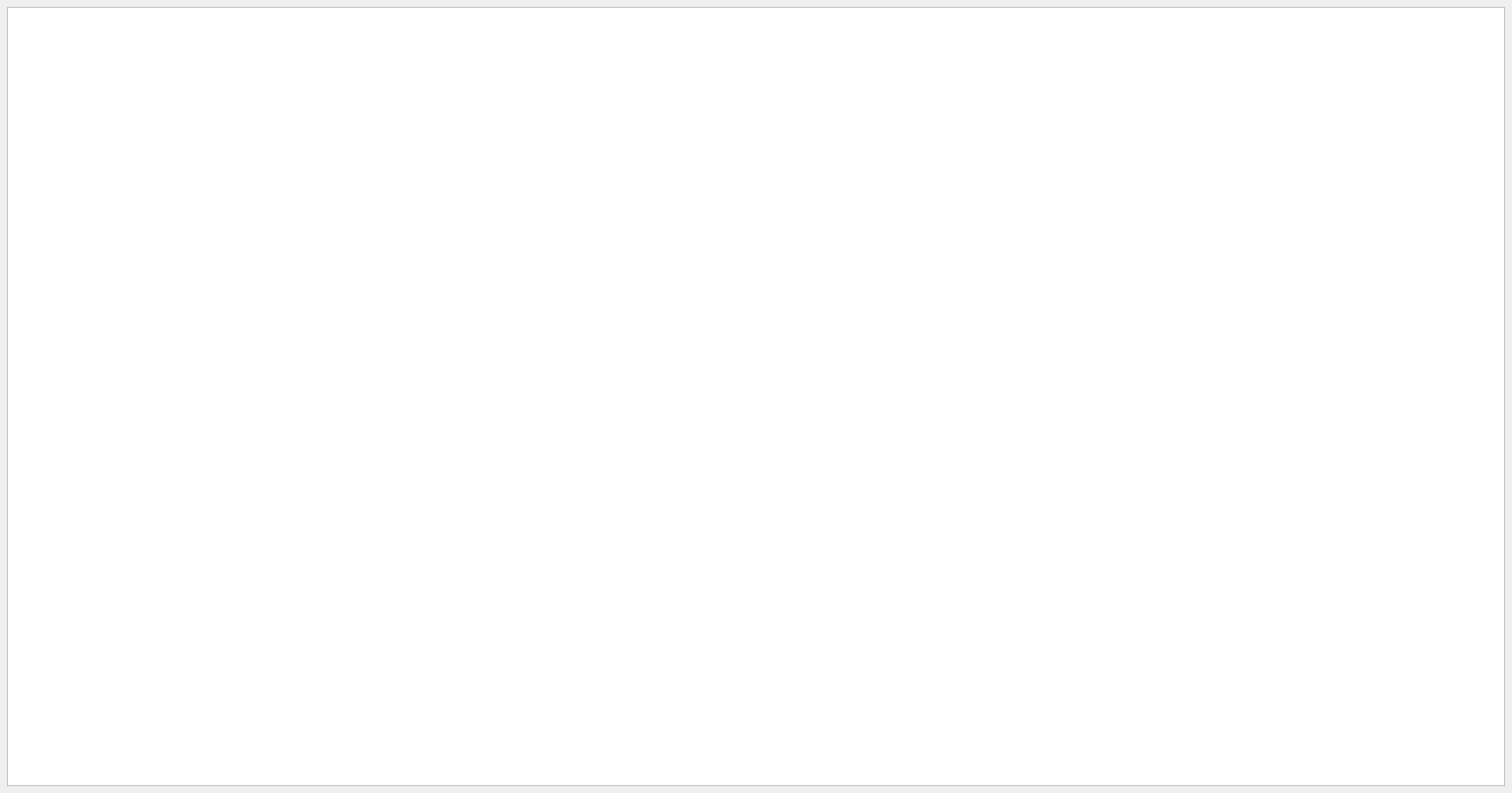
<?xml version="1.0" encoding="UTF-8"?>
<ui version="4.0">
 <class>PFEWindowGen</class>
 <widget class="QMainWindow" name="PFEWindowGen">
  <property name="geometry">
   <rect>
    <x>0</x>
    <y>0</y>
    <width>1940</width>
    <height>1018</height>
   </rect>
  </property>
  <property name="sizePolicy">
   <sizepolicy hsizetype="Minimum" vsizetype="Minimum">
    <horstretch>0</horstretch>
    <verstretch>0</verstretch>
   </sizepolicy>
  </property>
  <property name="maximumSize">
   <size>
    <width>9999</width>
    <height>9999</height>
   </size>
  </property>
  <property name="windowTitle">
   <string>Матрица ПФЭ</string>
  </property>
  <widget class="QWidget" name="centralwidget">
   <layout class="QVBoxLayout" name="verticalLayout">
    <item>
     <widget class="QTableWidget" name="expMtrTW">
      <property name="enabled">
       <bool>true</bool>
      </property>
      <property name="sizePolicy">
       <sizepolicy hsizetype="Preferred" vsizetype="Preferred">
        <horstretch>0</horstretch>
        <verstretch>0</verstretch>
       </sizepolicy>
      </property>
      <property name="minimumSize">
       <size>
        <width>0</width>
        <height>480</height>
       </size>
      </property>
      <property name="font">
       <font>
        <pointsize>14</pointsize>
       </font>
      </property>
      <attribute name="horizontalHeaderCascadingSectionResizes">
       <bool>true</bool>
      </attribute>
      <attribute name="horizontalHeaderMinimumSectionSize">
       <number>30</number>
      </attribute>
      <attribute name="horizontalHeaderDefaultSectionSize">
       <number>180</number>
      </attribute>
      <attribute name="horizontalHeaderShowSortIndicator" stdset="0">
       <bool>false</bool>
      </attribute>
      <attribute name="horizontalHeaderStretchLastSection">
       <bool>false</bool>
      </attribute>
      <attribute name="verticalHeaderMinimumSectionSize">
       <number>31</number>
      </attribute>
     </widget>
    </item>
   </layout>
  </widget>
 </widget>
 <resources/>
 <connections/>
</ui>
